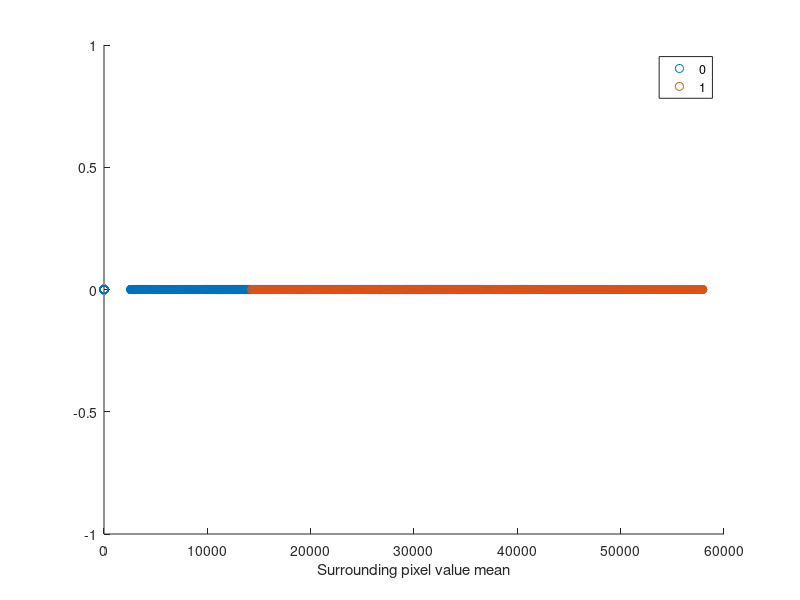

Source code (MATLAB):
%% Initialization
clear ; close all; clc

%% Set border
border = 30;

%% Load data -- from a given cropped image of mitochondrion

% load image
mito_grayscale = load('mito_image.mat');
mito_binary = load('mito_binary.mat');

mito_grayscale = mito_grayscale.mito_image;
mito_binary = mito_binary.mito_binary;

% size of image
[m, n] = size(mito_grayscale);

% initialise x and y
x = zeros(m, n);
y = zeros(m, n);

% load pixel values into x
for i = (border + 1) : (m - border)
    for j = (border + 1) : (n - border)
        % crop image
        surrounding = mito_grayscale(i - border : i + border, j - border : j + border);
        mu = mean(surrounding(:));
        
        % put pixel values
        x(i, j) = mu;
        y(i, j) = mito_binary(i, j);
    end
end

x = x(:);
y = y(:);

%% Plot the surrounding pixel value ranges 
figure;
temp = zeros(size(x, 1), size(x, 2));
gscatter(x, temp, y);
xlabel('Surrounding pixel value mean');
ylabel(' ');

